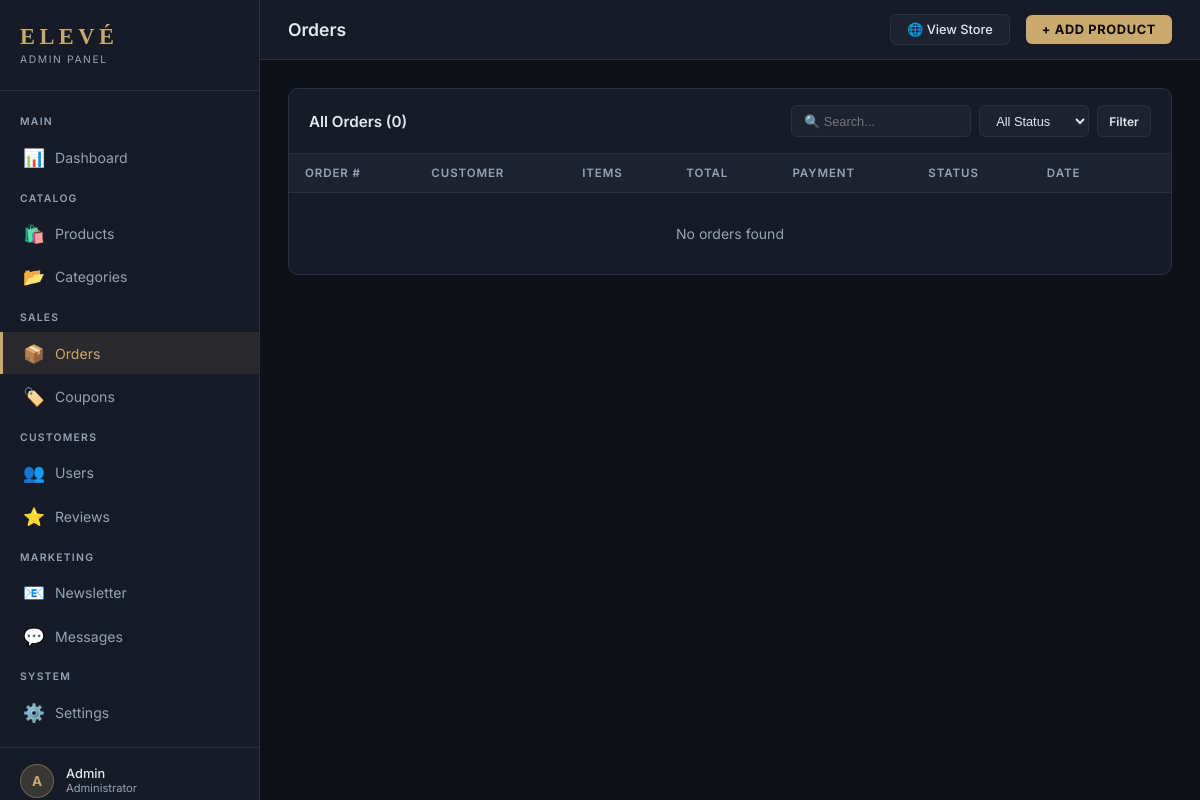
The app's page /admin/orders.php (signed in), older data.
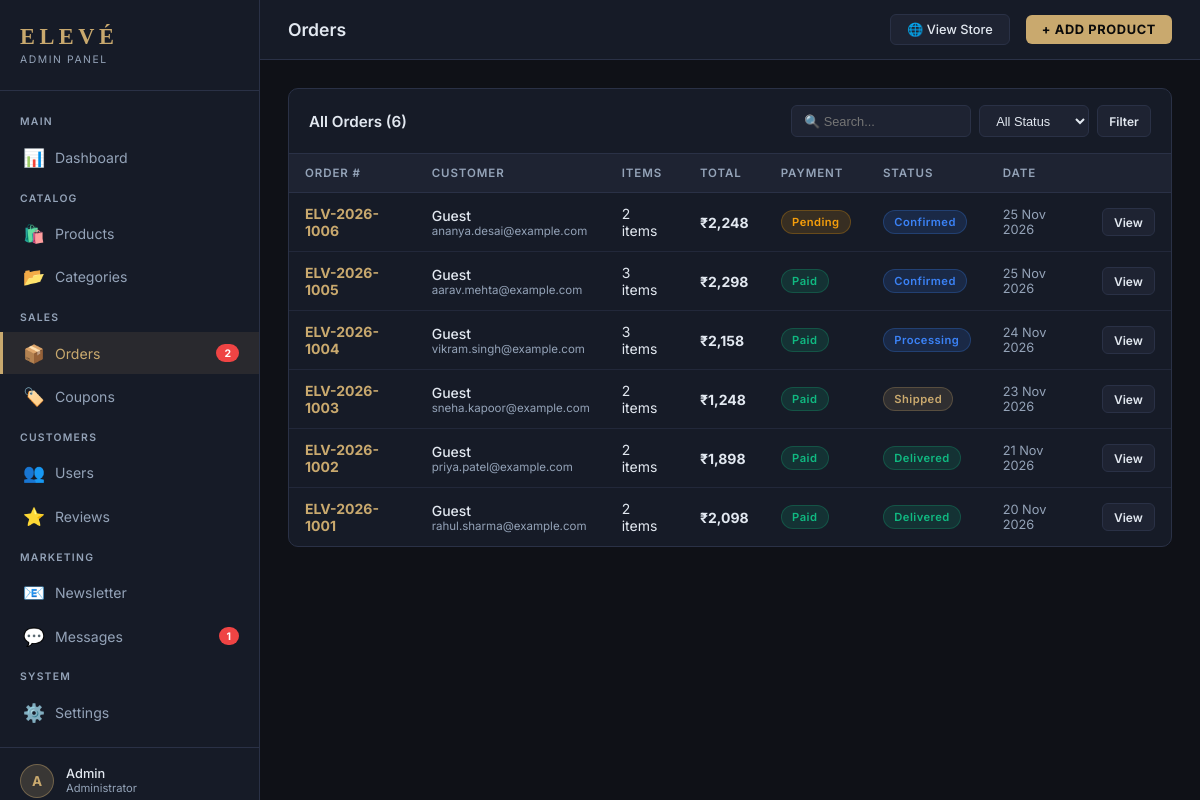
The same page, newer data.
### tables this page shows
CREATE TABLE IF NOT EXISTS orders (
    id INT AUTO_INCREMENT PRIMARY KEY,
    order_number VARCHAR(20) UNIQUE NOT NULL,
    user_id INT DEFAULT NULL,
    guest_email VARCHAR(150),
    status ENUM('pending', 'confirmed', 'processing', 'shipped', 'delivered', 'cancelled', 'refunded') DEFAULT 'pending',
    payment_status ENUM('pending', 'paid', 'failed', 'refunded') DEFAULT 'pending',
    payment_method VARCHAR(50) DEFAULT 'cod',
    subtotal DECIMAL(10,2) NOT NULL,
    shipping_fee DECIMAL(10,2) DEFAULT 0.00,
    discount DECIMAL(10,2) DEFAULT 0.00,
    total DECIMAL(10,2) NOT NULL,
    shipping_name VARCHAR(150),
    shipping_email VARCHAR(150),
    shipping_phone VARCHAR(20),
    shipping_address TEXT,
    shipping_city VARCHAR(100),
    shipping_state VARCHAR(100),
    shipping_pincode VARCHAR(10),
    notes TEXT,
    created_at TIMESTAMP DEFAULT CURRENT_TIMESTAMP,
    updated_at TIMESTAMP DEFAULT CURRENT_TIMESTAMP ON UPDATE CURRENT_TIMESTAMP,
    FOREIGN KEY (user_id) REFERENCES users(id) ON DELETE SET NULL
);

### admin/orders.php (the view, shortened to what the changed rows need)
<?php
require_once 'includes/header.php';
$db      = getDB();
    ?>
    <?php require_once 'includes/footer.php'; exit;
$where  = ['1=1'];
$params = [];
$whereStr = implode(' AND ', $where);
$stmt     = $db->prepare("SELECT o.*, COALESCE(u.name,'Guest') AS customer_name FROM orders o LEFT JOIN users u ON u.id=o.user_id WHERE $whereStr ORDER BY o.created_at DESC LIMIT 100");
$stmt->execute($params);
$orders = $stmt->fetchAll();
?>
<div class="card">
  <div class="card-header">
    <div class="card-title">All Orders (<?= count($orders) ?>)</div>
    <div style="display:flex;gap:.5rem;align-items:center">
      <form method="GET" style="display:flex;gap:.5rem">
      </form>
    </div>
  </div>
  <div class="table-wrap">
    <table>
      <thead>
        <tr>
          <th>Order #</th>
          <th>Customer</th>
          <th>Items</th>
          <th>Total</th>
          <th>Payment</th>
          <th>Status</th>
          <th>Date</th>
          <th></th>
        </tr>
      </thead>
      <tbody>
        <?php
        $statMap = ['pending'=>'badge-yellow','confirmed'=>'badge-blue','processing'=>'badge-blue','shipped'=>'badge-gold','delivered'=>'badge-green','cancelled'=>'badge-red','refunded'=>'badge-gray'];
        $payMap  = ['pending'=>'badge-yellow','paid'=>'badge-green','failed'=>'badge-red','refunded'=>'badge-gray'];
        foreach ($orders as $order):
          $itemCount = $db->query("SELECT SUM(qty) FROM order_items WHERE order_id={$order['id']}")->fetchColumn();
        ?>
        <tr>
          <td><strong style="color:var(--accent)"><?= htmlspecialchars($order['order_number']) ?></strong></td>
          <td>
            <div style="font-weight:500"><?= htmlspecialchars($order['customer_name']) ?></div>
            <div style="font-size:.72rem;color:var(--muted)"><?= htmlspecialchars($order['shipping_email']) ?></div>
          </td>
          <td><?= $itemCount ?> item<?= $itemCount != 1 ? 's' : '' ?></td>
          <td><strong>₹<?= number_format($order['total'], 0) ?></strong></td>
          <td><span class="badge <?= $payMap[$order['payment_status']] ?? 'badge-gray' ?>"><?= ucfirst($order['payment_status']) ?></span></td>
          <td><span class="badge <?= $statMap[$order['status']] ?? 'badge-gray' ?>"><?= ucfirst($order['status']) ?></span></td>
          <td style="color:var(--muted);font-size:.8rem"><?= date('d M Y', strtotime($order['created_at'])) ?></td>
          <td><a href="orders.php?view=<?= $order['id'] ?>" class="btn btn-sm btn-ghost">View</a></td>
        </tr>
        <?php endforeach; ?>
        <?php if (empty($orders)): ?>
        <tr><td colspan="8" style="text-align:center;color:var(--muted);padding:2rem">No orders found</td></tr>
        <?php endif; ?>
      </tbody>
    </table>
  </div>
</div>
<?php require_once 'includes/footer.php'; ?>

### admin/includes/header.php (shortened to what the changed rows need)
<?php
$currentPage = basename($_SERVER['PHP_SELF'], '.php');
?>
<!DOCTYPE html>
<html lang="en">
<head>
</head>
<body>
<aside class="sidebar" id="adminSidebar">
  <nav class="sidebar-nav">
    <a href="orders.php" class="nav-item <?= $currentPage === 'orders' ? 'active' : '' ?>">
      <span class="icon">📦</span> Orders
      <?php
      $db2 = getDB();
      $newOrders = $db2->query("SELECT COUNT(*) FROM orders WHERE status = 'confirmed'")->fetchColumn();
      if ($newOrders > 0): ?>
        <span class="nav-badge"><?= $newOrders ?></span>
      <?php endif; ?>
    </a>
    <a href="messages.php" class="nav-item <?= $currentPage === 'messages' ? 'active' : '' ?>">
      <span class="icon">💬</span> Messages
      <?php
      $newMsgs = $db2->query("SELECT COUNT(*) FROM contact_messages WHERE status = 'new'")->fetchColumn();
      if ($newMsgs > 0): ?>
        <span class="nav-badge"><?= $newMsgs ?></span>
      <?php endif; ?>
    </a>
  </nav>
</aside>
<div class="main-wrapper">
  <div class="content">

Row changes from the older to the newer data that the page shows:
added orders: order_number "ELV-2026-1006", customer_name "Guest", shipping_email "ananya.desai@example.com", itemCount "2", total "2,248", payment_status "Pending", status "Confirmed", created_at "25 Nov 2026"
added orders: order_number "ELV-2026-1005", customer_name "Guest", shipping_email "aarav.mehta@example.com", itemCount "3", total "2,298", payment_status "Paid", status "Confirmed", created_at "25 Nov 2026"
added orders: order_number "ELV-2026-1004", customer_name "Guest", shipping_email "vikram.singh@example.com", itemCount "3", total "2,158", payment_status "Paid", status "Processing", created_at "24 Nov 2026"
added orders: order_number "ELV-2026-1003", customer_name "Guest", shipping_email "sneha.kapoor@example.com", itemCount "2", total "1,248", payment_status "Paid", status "Shipped", created_at "23 Nov 2026"
added orders: order_number "ELV-2026-1002", customer_name "Guest", shipping_email "priya.patel@example.com", id "2", total "1,898", payment_status "Paid", status "Delivered", created_at "21 Nov 2026"
added orders: order_number "ELV-2026-1001", customer_name "Guest", shipping_email "rahul.sharma@example.com", itemCount "2", total "2,098", payment_status "Paid", status "Delivered", created_at "20 Nov 2026"
Text that changed along with them:
$newOrders: (not shown) → "2"
$newMsgs: (not shown) → "1"
count($orders): "0" → "6"
text no longer shown: "No orders found"
